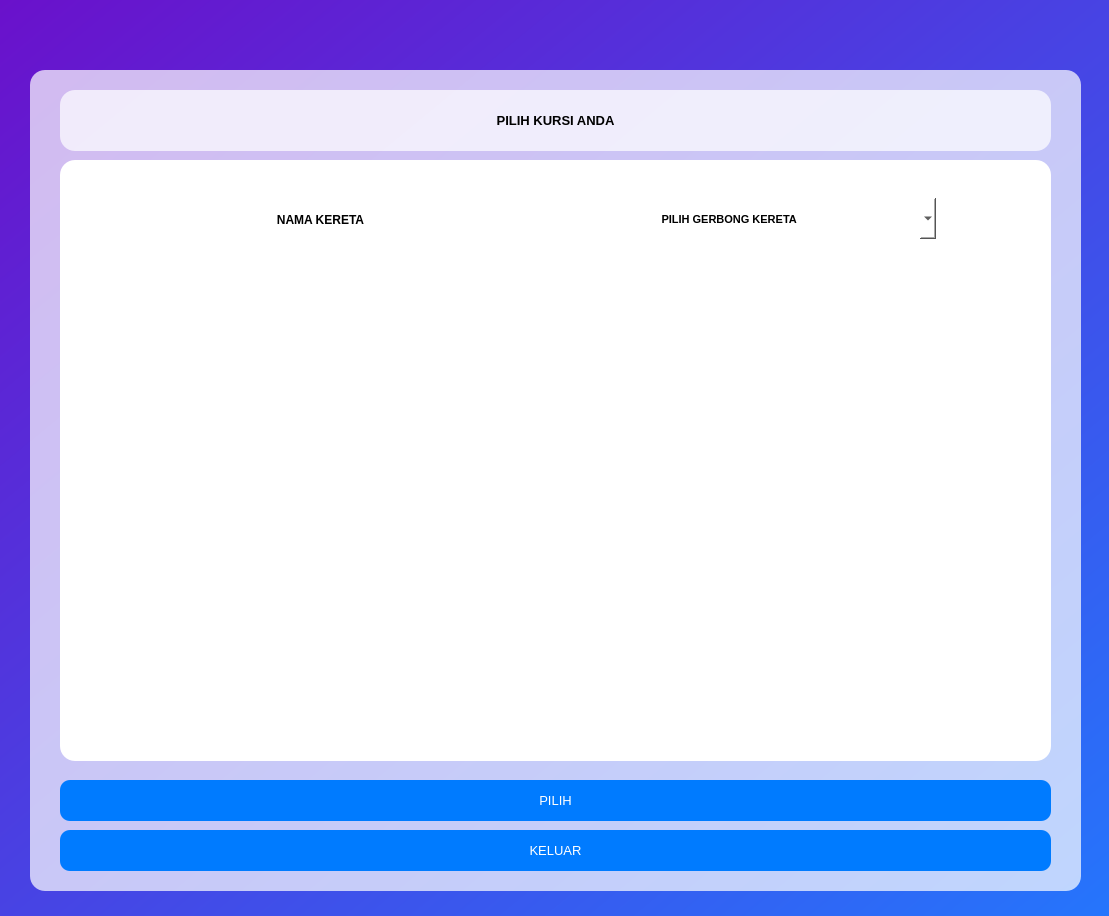
<?xml version="1.0" encoding="UTF-8"?>
<ui version="4.0">
 <class>kereta_bisnis</class>
 <widget class="QDialog" name="kereta_bisnis">
  <property name="geometry">
   <rect>
    <x>0</x>
    <y>0</y>
    <width>1109</width>
    <height>916</height>
   </rect>
  </property>
  <property name="windowTitle">
   <string>Dialog</string>
  </property>
  <property name="styleSheet">
   <string notr="true">background: qlineargradient(x1:0, y1:0, x2:1, y2:1, stop:0 #6a11cb, stop:1 #2575fc);
</string>
  </property>
  <widget class="QFrame" name="kereta_box">
   <property name="geometry">
    <rect>
     <x>30</x>
     <y>70</y>
     <width>1051</width>
     <height>821</height>
    </rect>
   </property>
   <property name="styleSheet">
    <string notr="true">background-color: rgba(255, 255, 255, 180); /* Transparansi */
border-radius: 15px; /* Membuat sudut melengkung */
</string>
   </property>
   <property name="frameShape">
    <enum>QFrame::StyledPanel</enum>
   </property>
   <property name="frameShadow">
    <enum>QFrame::Raised</enum>
   </property>
   <widget class="QWidget" name="kursi_kereta_box" native="true">
    <property name="geometry">
     <rect>
      <x>30</x>
      <y>90</y>
      <width>991</width>
      <height>601</height>
     </rect>
    </property>
    <property name="styleSheet">
     <string notr="true">background : white;</string>
    </property>
    <widget class="QScrollArea" name="scrollArea_kursi">
     <property name="geometry">
      <rect>
       <x>109</x>
       <y>110</y>
       <width>781</width>
       <height>651</height>
      </rect>
     </property>
     <property name="widgetResizable">
      <bool>true</bool>
     </property>
     <widget class="QWidget" name="scrollAreaWidgetContents_2">
      <property name="geometry">
       <rect>
        <x>0</x>
        <y>0</y>
        <width>781</width>
        <height>651</height>
       </rect>
      </property>
      <widget class="QWidget" name="widget_container_kursi" native="true">
       <property name="geometry">
        <rect>
         <x>110</x>
         <y>10</y>
         <width>111</width>
         <height>101</height>
        </rect>
       </property>
       <property name="sizePolicy">
        <sizepolicy hsizetype="Expanding" vsizetype="Expanding">
         <horstretch>0</horstretch>
         <verstretch>0</verstretch>
        </sizepolicy>
       </property>
       <layout class="QGridLayout" name="gridLayout_2">
        <item row="0" column="0">
         <layout class="QGridLayout" name="gridLayout"/>
        </item>
       </layout>
      </widget>
     </widget>
    </widget>
    <widget class="QFrame" name="frame_data_kereta">
     <property name="geometry">
      <rect>
       <x>110</x>
       <y>29</y>
       <width>781</width>
       <height>61</height>
      </rect>
     </property>
     <property name="frameShape">
      <enum>QFrame::StyledPanel</enum>
     </property>
     <property name="frameShadow">
      <enum>QFrame::Raised</enum>
     </property>
     <widget class="QPushButton" name="pilih_gerbong">
      <property name="geometry">
       <rect>
        <x>450</x>
        <y>10</y>
        <width>221</width>
        <height>41</height>
       </rect>
      </property>
      <property name="font">
       <font>
        <pointsize>8</pointsize>
        <weight>75</weight>
        <bold>true</bold>
        <underline>false</underline>
        <strikeout>false</strikeout>
       </font>
      </property>
      <property name="text">
       <string>PILIH GERBONG KERETA </string>
      </property>
     </widget>
     <widget class="QComboBox" name="comboBox">
      <property name="geometry">
       <rect>
        <x>675</x>
        <y>9</y>
        <width>91</width>
        <height>41</height>
       </rect>
      </property>
     </widget>
     <widget class="QLabel" name="nama_kereta">
      <property name="geometry">
       <rect>
        <x>20</x>
        <y>5</y>
        <width>261</width>
        <height>51</height>
       </rect>
      </property>
      <property name="font">
       <font>
        <weight>75</weight>
        <bold>true</bold>
       </font>
      </property>
      <property name="text">
       <string>NAMA KERETA</string>
      </property>
      <property name="alignment">
       <set>Qt::AlignCenter</set>
      </property>
     </widget>
    </widget>
   </widget>
   <widget class="QPushButton" name="button_keluar">
    <property name="geometry">
     <rect>
      <x>30</x>
      <y>760</y>
      <width>991</width>
      <height>41</height>
     </rect>
    </property>
    <property name="font">
     <font>
      <pointsize>10</pointsize>
     </font>
    </property>
    <property name="styleSheet">
     <string notr="true">QPushButton {
    background-color: #007BFF;
    color: white;
    border-radius: 10px;
    padding: 8px;
}
QPushButton:hover {
    background-color: #0056b3;
}
</string>
    </property>
    <property name="text">
     <string>KELUAR</string>
    </property>
   </widget>
   <widget class="QPushButton" name="button_pilihkursi">
    <property name="geometry">
     <rect>
      <x>30</x>
      <y>710</y>
      <width>991</width>
      <height>41</height>
     </rect>
    </property>
    <property name="font">
     <font>
      <pointsize>10</pointsize>
     </font>
    </property>
    <property name="styleSheet">
     <string notr="true">QPushButton {
    background-color: #007BFF;
    color: white;
    border-radius: 10px;
    padding: 8px;
}
QPushButton:hover {
    background-color: #0056b3;
}
</string>
    </property>
    <property name="text">
     <string>PILIH</string>
    </property>
   </widget>
   <widget class="QLabel" name="label_pilih_kursi">
    <property name="geometry">
     <rect>
      <x>30</x>
      <y>20</y>
      <width>991</width>
      <height>61</height>
     </rect>
    </property>
    <property name="font">
     <font>
      <pointsize>10</pointsize>
      <weight>75</weight>
      <bold>true</bold>
     </font>
    </property>
    <property name="text">
     <string>PILIH KURSI ANDA</string>
    </property>
    <property name="alignment">
     <set>Qt::AlignCenter</set>
    </property>
   </widget>
  </widget>
 </widget>
 <resources/>
 <connections/>
</ui>
